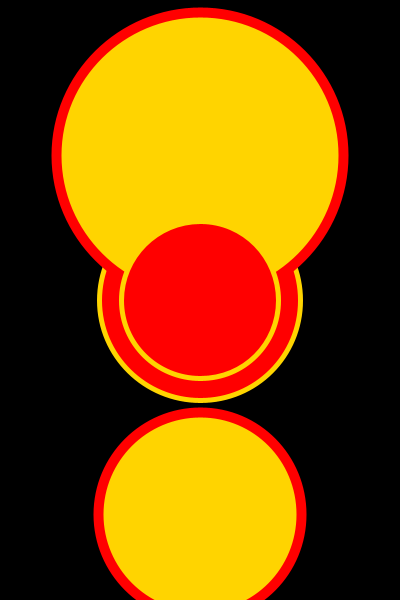
Frame 1 (no input)
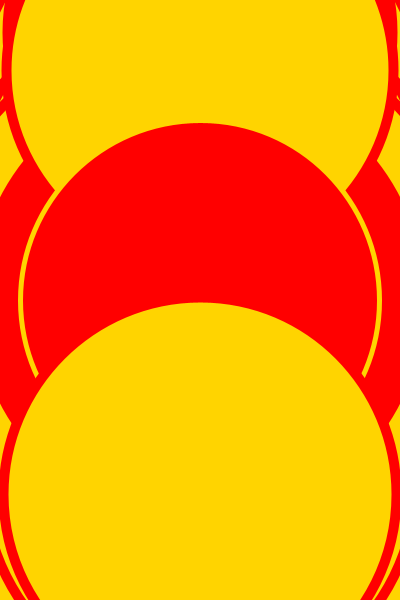
Frame 60 (the mouse pressed at the canvas centre just before this capture)
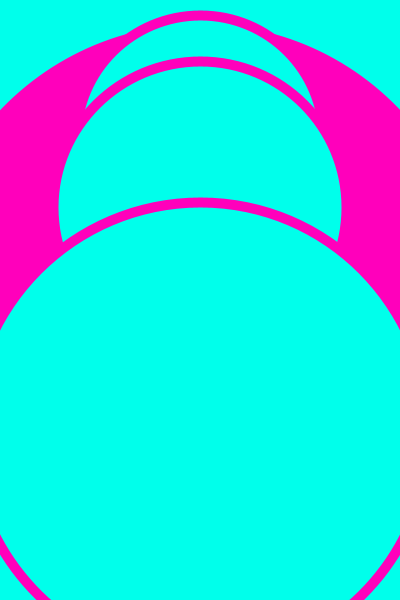
Frame 120 (the mouse held since frame 60 and released just before this capture)

The Processing sketch that drew these frames (run headless with seeded random() and noise(); from frame 60 on, the mouse is pressed at the canvas centre):

// Processing sketch: ecv_3_couleur_fonction
// ── ecv_3_couleur_fonction.pde

int couleur_a;
int couleur_b;

void setup() {
  size(400,600);
  frameRate(5);
  colorMode(HSB,360,100,100,100);
  background(0);
  couleur_a = color(360,100,100);
  couleur_b = color(50,100,100);
  forme(300);
}

void draw() {
  forme(600); 
}

void mousePressed() {
  couleur_a = color(random(360),100,100);
  couleur_b = color(random(360),100,100); 
}


void forme(int taille_max) {
  strokeWeight(5);
  stroke(couleur_b);
  fill(couleur_a);
  circle(width/2,height/2, random(20,taille_max)); 
  
  strokeWeight(10);
  stroke(couleur_a);
  fill(couleur_b);
  circle(width/2,random(height), random(20,taille_max)); 
}
